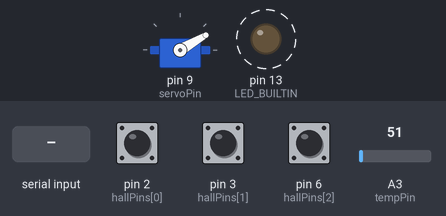
The sketch below on a simulated Arduino Uno, built with avr-gcc and run on an emulated ATmega328P. On the bench: servo, output pins drawn as LEDs (lit = HIGH). Dashed ring = blinking. The test bench sets the inputs (shaded band); at power-on: pin 2 (hallPins[0]) HIGH, pin 3 (hallPins[1]) HIGH, pin 6 (hallPins[2]) HIGH, A3 (tempPin) = 51. What the sketch prints to the serial monitor is not drawn.

Above: at 1.26 s.
1.3 s: "0" received over Serial
At 1.56 s:
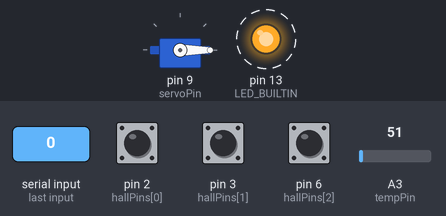
4.3 s: byte 1 (1) received over Serial
At 4.59 s:
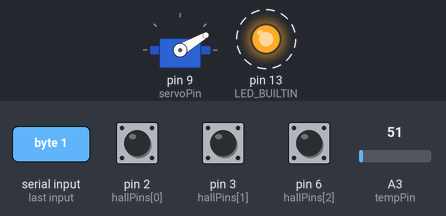
Timing chart, 0 to 20.3 s (numbered marks = the images above; inputs shaded):
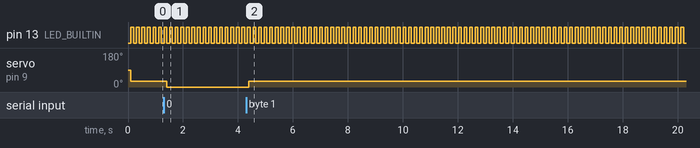

The sketch:

Wheel.ino
```cpp
/*
 * @file Wheel.ino
 * @brief Wheel firmware
 * @author Leonardo Molina
 * @see release-notes in https://github.com/leomol/running-wheel
 * @since 2019-04-27
 * @version 0.1.2208091020
*/

#include <Servo.h>
#include <SoftwareSerial.h>
#if defined(__AVR_ATmega2560__)
	const bool mega = true;
#else
	const bool mega = false;
#endif

// Locking and wheel id settings.
const uint8_t wheelId = 2;						// Wheel id, should be unique for each wheel.
const uint8_t openedAngle = 30;					// Wheel unlocks at this angle.
const int8_t closedAngle = 0;					// Wheel locks at this angle.

// Hardware pin-out settings.
const uint8_t servoPin = 9;						// Servo's data pin.
const uint8_t rfidRX = mega ? 10 : 4;			// Pin connected to TX of RFID reader. Mega2560: 10-13|50-53|A8-A15
const uint8_t rfidTX = 5;						// Pin connected to RX of RFID reader.
const uint8_t hallPins[] = {2, 3, 6};			// Hall sensor pins. Must preserve order.
const uint8_t tempPin = A3;						// Temperature pin.

// Behavior and communication settings.
const uint8_t nSync = 10;						// Handshake signal.
const uint8_t nHallSensors = sizeof(hallPins);	// Number of configured hall sensors.
const uint32_t servoSetupDuration = 100;		// Pause before engaging the servo.
const uint32_t servoEngageDuration = 100;		// Duration for which the servo is engaged.
const uint32_t temperatureInterval = 5000;		// Average/report temperature at regular intervals (ms).
const uint32_t servoInterval = 100;				// Duration the servo is engaged (ms).
const uint32_t pingInterval = 100;				// Interval of the alive message.
const uint32_t baudrate = 9600;					// Baudrate of serial communication with the PC.

// State variables.
bool debug = false;								// Debug mode prints plain text. Updates automatically according to input.
uint32_t delta = 0;
uint32_t pingTicker = 0;
uint32_t servoTicker = 0;
uint32_t temperatureTicker = 0;
uint32_t averageTemperature = 0;
uint16_t nTemperatureSamples = 0;
int16_t temperature = 0;
int8_t hallId = 0xFF;
uint8_t hallStates[3];
uint8_t tag[20] = {0};
uint8_t tagSize = 0;
bool ledState = LOW;
bool servoOpened = true;

enum class ServoStates {
	Setup,
	Engage,
	Disengage
};

ServoStates servoState;
SoftwareSerial serial(rfidRX, rfidTX);
Servo servo;

void setup() {
	// Start serial communication with PC and RFID reader.
	Serial.begin(baudrate);
	serial.begin(9600);

	// Set servo to default state.
	setServo(servoOpened);

	// Configure hall effect sensors.
	for (int id = 0; id < nHallSensors; id++)
		pinMode(hallPins[id], INPUT);
	getRotation();
	pinMode(LED_BUILTIN, OUTPUT);
}

void loop() {
	// Send ping message at regular intervals.
	delta = millis() - pingTicker;
	if (delta > pingInterval) {
		pingTicker = millis();
		ping();
	}

	// Compute and report rotation from hall effect sensors.
	int8_t step = getRotation();
	if (step)
		reportStep(step > 0 ? 1 : 0);

	// Update servo state.
	switch (servoState) {
		case ServoStates::Setup:
			delta = millis() - servoTicker;
			if (delta >= servoSetupDuration) {
				servoTicker = millis();
				servoState = ServoStates::Engage;
				servo.write(servoOpened ? openedAngle : closedAngle);
			}
			break;
		case ServoStates::Engage:
			delta = millis() - servoTicker;
			if (delta >= servoEngageDuration) {
				servo.detach();
				servoState = ServoStates::Disengage;
			}
			break;
	}

	// Measure temperature only when servo is disengaged.
	uint16_t currentTemperature = analogRead(tempPin);
	averageTemperature += currentTemperature;
	nTemperatureSamples += 1;
	delta = millis() - temperatureTicker;
	if (delta > temperatureInterval) {
		temperature = averageTemperature / nTemperatureSamples;
		reportTemperature(temperature);
		averageTemperature = 0;
		nTemperatureSamples = 0;
		temperatureTicker = millis();
	}

	// Parse data from RFID reader.
	while (serial.available() > 0) {
		// Data format: 2, a, b, ..., 10, 13, 3
		char input = serial.peek();
		if (input == 2) { // STX.
			serial.read();
			tagSize = 0;
		} else if (input == 3) { // ETX.
			tagSize -= 2; // Do not include 10 and 13
			serial.read();
			reportTag();
		} else {
			tag[tagSize++] = serial.read();
		}
	}

	// Parse data from PC.
	while (Serial.available()) {
		uint8_t command = Serial.read();
		switch (command) {
			case 0:
			case 1:
				setServo(command == 1);
				debug = false;
				break;
			case 255:
				for (int i = 0; i < nSync; i++)
					Serial.write(255);
				Serial.write(5);
				Serial.write(wheelId);
				debug = false;
				break;
			case '0':
			case '1':
				Serial.println(String() + "Servo: " + command);
				setServo(command == '1');
				debug = true;
				break;
			case '!':
				Serial.println(String() + "Synchronized!");
				Serial.println(String() + "Wheel id: " + wheelId);
				debug = true;
				break;
			default:
				Serial.println(String() + "echo: " + command);
				break;
		}
	}
}

void setServo(bool open) {
	servoOpened = open;
	servo.attach(servoPin);
	servoTicker = millis();
	servoState = ServoStates::Setup;
}

int8_t getRotation() {
	int8_t step = 0;
	bool changed = false;
	for (int8_t id = 0; id < nHallSensors; id++) {
		bool state = !digitalRead(hallPins[id]);
		if (hallStates[id] != state) {
			hallStates[id] = state;
			changed = true;
		}
		if (hallId != id && hallStates[id]) {
			step += (abs(hallId - id) + 1 == nHallSensors) ? (id == 0 ? +1 : -1) : (id > hallId ? +1 : -1);
			hallId = id;
		}
	}
	if (debug && changed)
		Serial.println(String() + "Temperature: " + temperature + " Rotation: " + hallStates[0] + ":" + hallStates[1] + ":" + hallStates[2] + " " + (step ? (step > 0 ? "+" : "-") : "="));
	return step;
}

void reportStep(bool increased) {
	if (!debug) {
		Serial.write(0);
		Serial.write(increased);
	}
}

void reportTemperature(int16_t temperature) {
	if (!debug) {
		Serial.write(1);
		Serial.write((uint8_t) (temperature >> 0 & 0xFF));
		Serial.write((uint8_t) (temperature >> 8 & 0xFF));
	}
}

void reportTag() {
	char const hex[16] = {'0', '1', '2', '3', '4', '5', '6', '7', '8', '9', 'A', 'B', 'C', 'D', 'E', 'F'};
	if (debug) {
		Serial.print(String() + "Tag: ");
		for (int i = 0; i < tagSize; i++) {
			Serial.print(hex[(tag[i] & 0xF0) >> 4]);
			Serial.print(hex[(tag[i] & 0x0F) >> 0]);
		}
		Serial.println();
	} else {
		Serial.write(2);
		for (int i = 0; i < tagSize; i++)
			Serial.write(tag[i]);
		Serial.write(3);
	}
}

void ping() {
	ledState = !ledState;
	digitalWrite(LED_BUILTIN, ledState);
	if (debug) {
		Serial.println(".");
	} else {
		Serial.write(4);
		Serial.write(servoOpened);
	}
}
```

Measured:
- after the input at 1.3 s, servo on pin 9 (servoPin): 30° → 0° after 0.10 s
- after the input at 4.3 s, servo on pin 9 (servoPin): 0° → 30° after 0.10 s
- by itself, pin 13 (LED_BUILTIN): alternates HIGH for 0.10 s and LOW for 0.10 s
